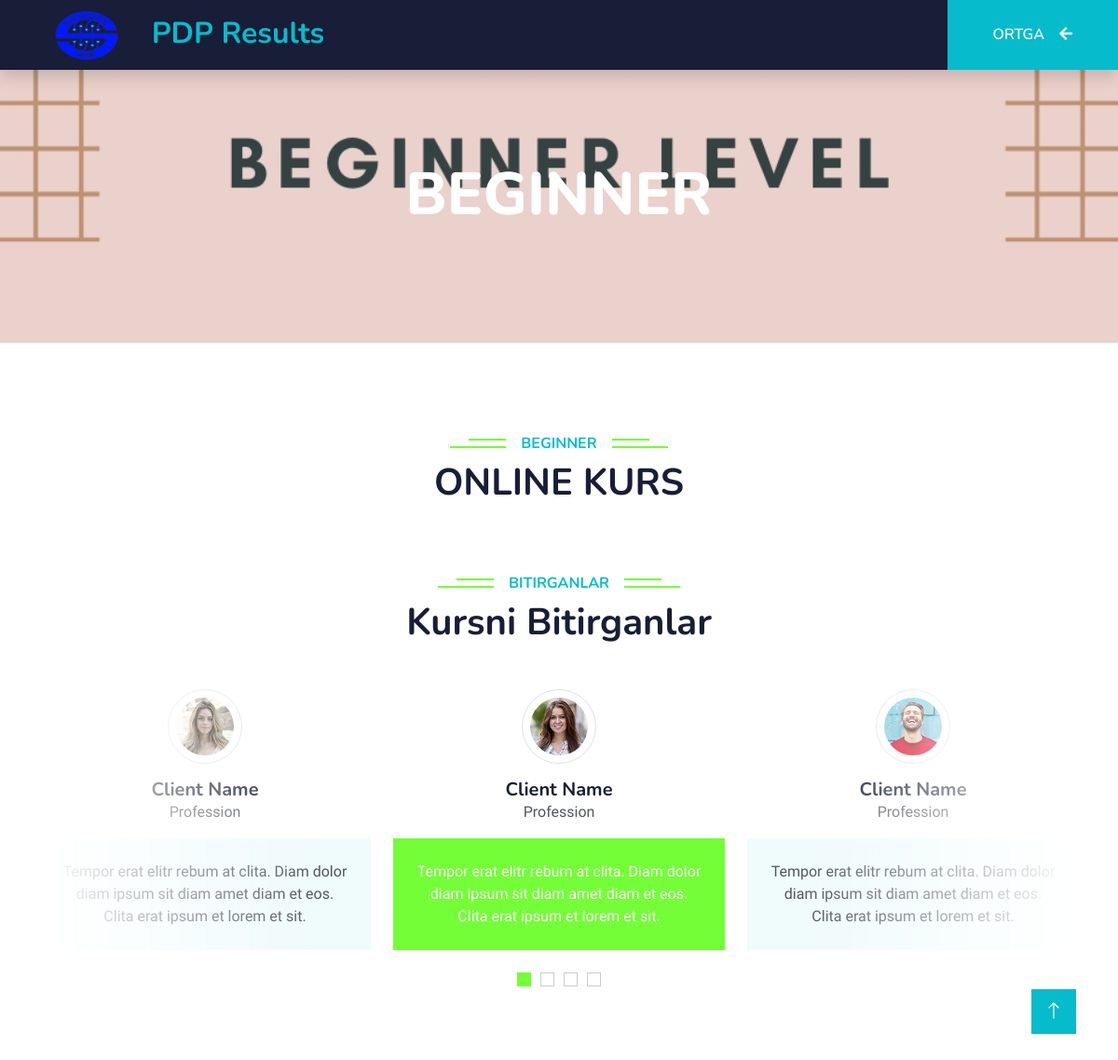
/panel/beginner, run on an earlier commit of the app's database.
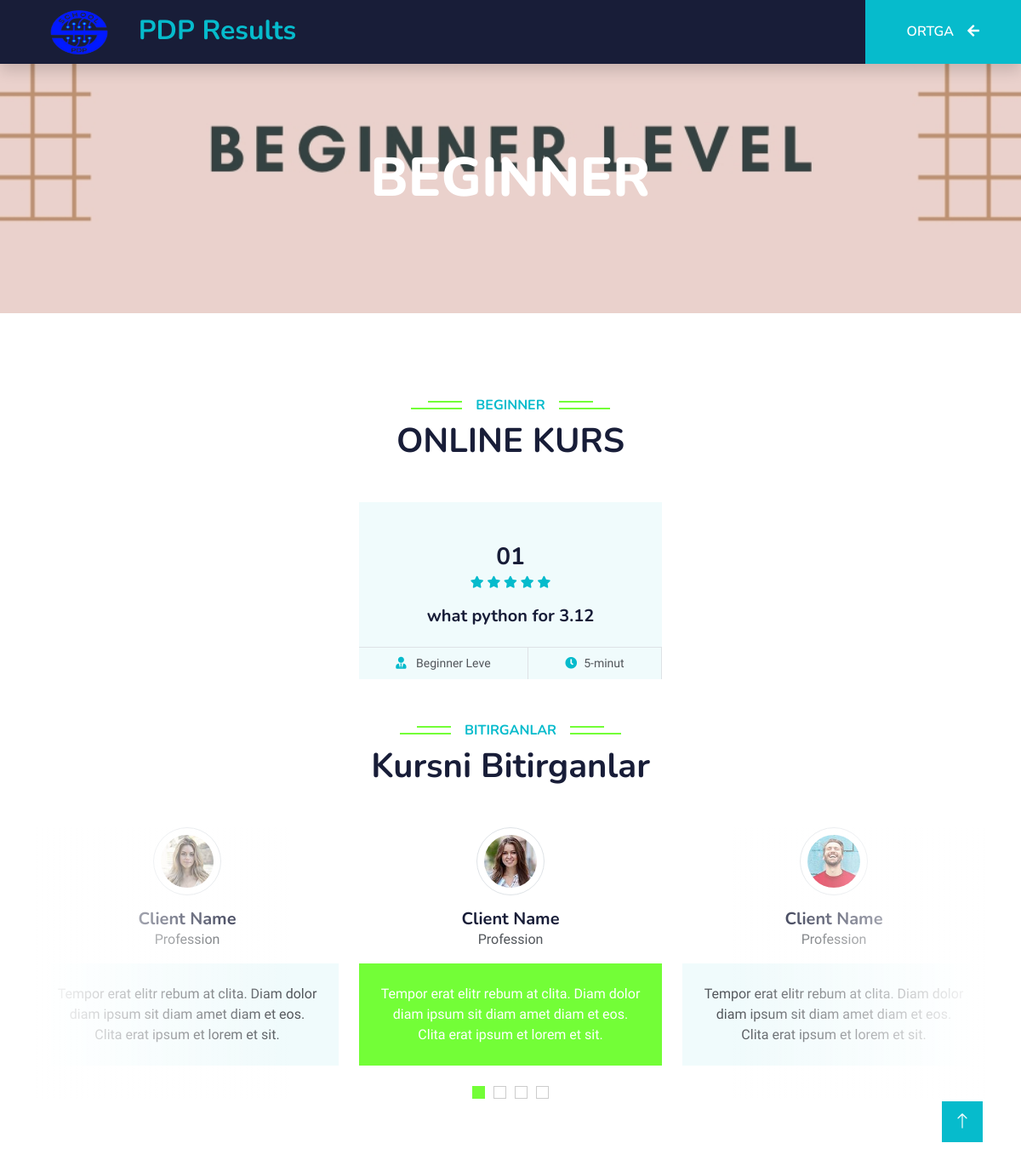
And on a later commit of the database.
### panel/models.py (models this page shows)
class Beginner(models.Model):
    num = models.CharField(max_length=2, blank=True, null=True)
    title = models.CharField(max_length=30, blank=True, null=True)
    topic = models.CharField(max_length=50, blank=True, null=True)
    date = models.CharField(max_length=50, blank=True, null=True)
    links = models.URLField()
    images = models.ImageField(upload_to="en")
    dic = models.TextField()

### panel/views.py (the view)
# urls.py: path('beginner', BeginnerView.as_view(), name='beginner'),
class BeginnerView(ListView):
    model = Beginner
    context_object_name = "beginners"
    template_name = "OnlineDarslar/begginer.html"

### templates/OnlineDarslar/begginer.html (shortened to what the changed rows need)
<!DOCTYPE html>
<html lang="en">
<head>
    <link href="https://cdnjs.cloudflare.com/ajax/libs/font-awesome/5.10.0/css/all.min.css" rel="stylesheet">
    <link href="https://cdn.jsdelivr.net/npm/bootstrap-icons@1.4.1/font/bootstrap-icons.css" rel="stylesheet">
    <link href="../../static/libMiz/animateMiz/animateMiz.min.css" rel="stylesheet">
    <link href="../../static/libMiz/owlcarouselMiz/assetsMiz/owl.carouselMiz.min.css" rel="stylesheet">
    <link href="../../static/cssMiz/bootstrap.minMiz.css" rel="stylesheet">
    <link href="../../static/cssMiz/styleMiz.css" rel="stylesheet">
</head>
<body>
    <nav class="navbar navbar-expand-lg bg-dark navbar-light shadow sticky-top p-0">
           <a href="index.html" class="navbar-brand d-flex align-items-center px-4 px-lg-5">
  <h2 class="m-0 text-primary">
    <img src="../../static/darkpan-1.0.0/imgim/loga.png" alt="Logo" class="me-3" style="width: 90px; height: 70px;">
    PDP Results
  </h2>
</a>
    </nav>
    <div class="container-fluid bg-primary py-5 mb-5 page-header">
        <div class="container py-5">
            <div class="row justify-content-center">
                <div class="col-lg-10 text-center">
                    <h1 class="display-3 text-white animated slideInDown">BEGINNER</h1>
                </div>
            </div>
        </div>
    </div>
    <div class="container-xxl py-5">
        <div class="container">
            <div class="text-center wow fadeInUp" data-wow-delay="0.1s">
                <h1 class="mb-5">ONLINE KURS</h1>
            </div>
            <div class="row g-4 justify-content-center">
                {% for post in beginners %}
                <div class="col-lg-4 col-md-6 wow fadeInUp" data-wow-delay="0.1s">
                    <div class="course-item bg-light">
                        <div class="position-relative overflow-hidden">
                            </div>
                        </div>
                        <div class="text-center p-4 pb-0">
                            <h3 class="mb-0">{{ post.num }}</h3>
                            <div class="mb-3">
                                <small class="fa fa-star text-primary"></small>
                                <small class="fa fa-star text-primary"></small>
                                <small class="fa fa-star text-primary"></small>
                                <small class="fa fa-star text-primary"></small>
                                <small class="fa fa-star text-primary"></small>
                            </div>
                            <h5 class="mb-4">{{ post.dic }}</h5>
                        </div>
                        <div class="d-flex border-top">
                            <small class="flex-fill text-center border-end py-2"><i class="fa fa-user-tie text-primary me-2"></i> {{ post.topic }}</small>
                            <small class="flex-fill text-center border-end py-2"><i class="fa fa-clock text-primary me-2"></i>{{ post.date }}</small>
                        </div>
                    </div>
                </div>
                {% endfor %}
        </div>
    </div>
    <div class="container-xxl py-5 wow fadeInUp" data-wow-delay="0.1s">
        <div class="container">
            <div class="text-center">
                <h1 class="mb-5">Kursni Bitirganlar </h1>
            </div>
        </div>
    </div>
</body>
</html>

What changed in the data, as far as the page shows it:
added Beginner: num "01", dic "what python for 3.12", topic "Beginner Leve", date "5-minut"
